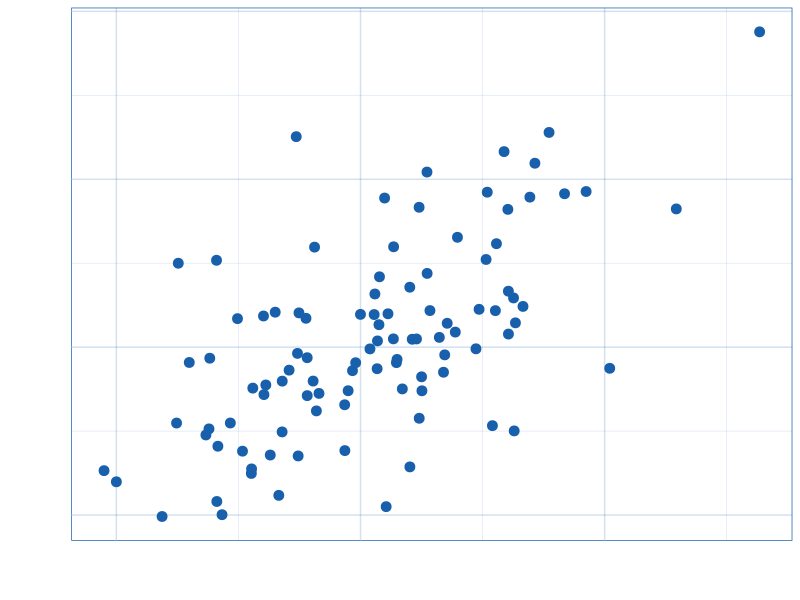
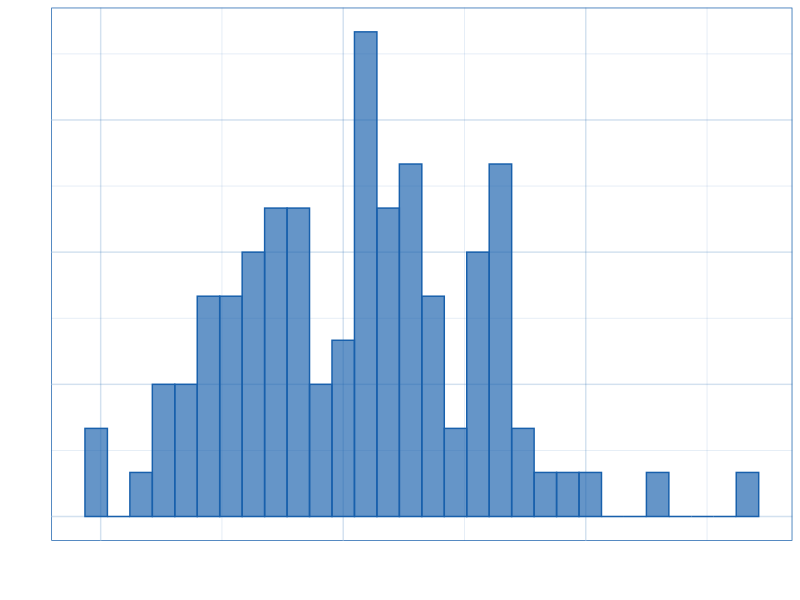

R code for these plots, in order:
## ---- chunk 1
#| label: setup
#| include: false

knitr::opts_chunk$set(dev.args = list(bg="transparent"))

## ---- chunk 2
#| echo: false
#| results: 'asis'
wrap = function(x="", tag="div", class, attr, close=TRUE) {
    orig_tag = tag
    if (!missing(class)) {
        tag = paste0(tag, ' class="', class, '"')
    }
    if (!missing(attr)) {
        tag = paste(tag, attr)
    }
    out = paste0("<", tag, ">", x)
    if (close) {out = paste0(out, "</", orig_tag, ">")} 
    return(out)
}

make_title = function(title, include_title=FALSE) {
    paste(
        ifelse(include_title,
            paste0('<h2 class="hidden" auto-animate="true" auto-animate-easing="ease-in-out">', title, '</h2>'),
            '<h2 class="hidden" auto-animate="true" auto-animate-easing="ease-in-out"></h2>'
            ),
        wrap(title, class="animate-title", attr='data-id="animate-title"'),
        wrap(class="timeline", close=FALSE),
        wrap(class="line", attr='data-id="line"'),
        sep='\n')
}

make_timeline = function(title, content) {

    formatted_content = list()
    for (i in 1:length(content)) {
        formatted_content[[i]] = wrap(
            paste0(
                wrap(content[[i]]$when, class="when"),
                "\n",
                wrap(content[[i]]$what, class="what"),
                "\n",
                wrap(content[[i]]$where, class="where")
            ),
            tag="li", attr=paste0('data-id="p', i, '"')
        )
    }

    out = ""
    for (i in 1:length(formatted_content)) {
        out = paste0(
            out,
            make_title(title, i==1),
            wrap(paste(formatted_content[1:i], collapse = ""), tag="ul"),
            "</alt-div>",
            sep = "\n")
    }
    cat("```{=html}\n", out, "\n```")
}

cv = list(
    list(
        what="PhD Psychology",
        where="University of Edinburgh",
        when="2011-2015"
    ),
    list(
        what="Psychometrics",
        where="Royal College of Surgeons of Edinburgh",
        when="2015-2017"
    ),
    list(
        what="Teacher/Lecturer in research methods & statistics",
        where="Universities of Edinburgh and Sussex",
        when="2017-2022"
    ),
    list(
        what="Research associate",
        where="InfAR @ Bauhaus",
        when="2022-present"
    )
)

make_timeline("Who am I?", cv)
## ---- chunk 3
library(ggplot2)
main_col = "#1860ac"
update_geom_defaults("point", list(colour = main_col, size = 3))
update_geom_defaults("bar", list(colour = main_col, fill = paste0(main_col, "aa")))
my_theme <- theme(
        line = element_line(colour = main_col),
        text = element_text(colour = main_col),
        plot.background = element_blank(),
        panel.background = element_rect(
            fill = "white",
            colour = main_col),
        panel.grid.major = element_line(colour = paste0(main_col, "30")),
        panel.grid.minor = element_line(colour = paste0(main_col, "25")),
        axis.ticks = element_line(colour = "white"),
        axis.text = element_text(colour = "white", size = 12),
        axis.title = element_text(colour = "white", size = 18),
        axis.title.x.bottom = element_text(vjust=-0.5)
    )
df <- tibble::tibble(x = rnorm(100), y = x + rnorm(100))
df |>
    ggplot(aes(x, y)) +
    geom_point() +
    labs(x = "blah", y = "blee") +
    my_theme
## ---- chunk 4
df |>
    ggplot(aes(x)) + geom_histogram() + my_theme
